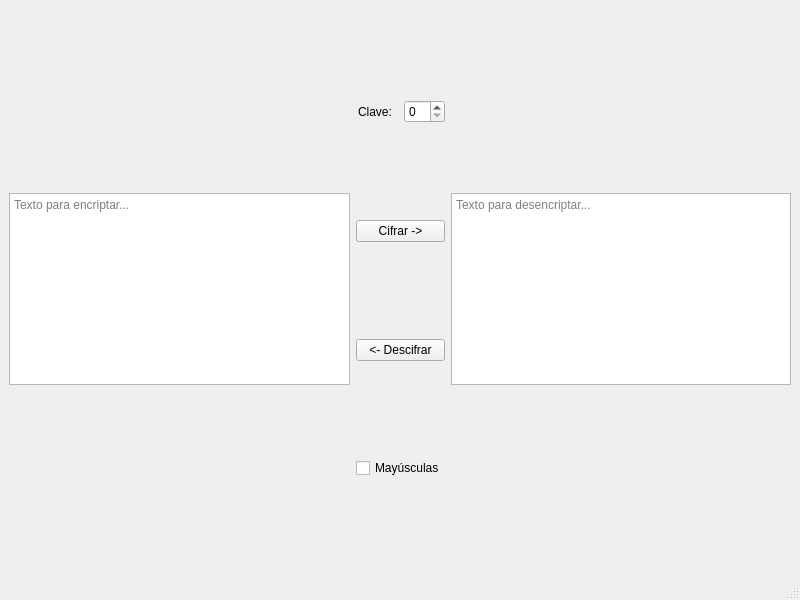
<?xml version="1.0" encoding="UTF-8"?>
<ui version="4.0">
 <class>MainWindow</class>
 <widget class="QMainWindow" name="MainWindow">
  <property name="geometry">
   <rect>
    <x>0</x>
    <y>0</y>
    <width>800</width>
    <height>600</height>
   </rect>
  </property>
  <property name="windowTitle">
   <string>MainWindow</string>
  </property>
  <widget class="QWidget" name="centralwidget">
   <layout class="QHBoxLayout" name="horizontalLayout_2">
    <item alignment="Qt::AlignVCenter">
     <widget class="QPlainTextEdit" name="te_desxifrat">
      <property name="placeholderText">
       <string>Texto para encriptar...</string>
      </property>
     </widget>
    </item>
    <item>
     <layout class="QVBoxLayout" name="verticalLayout">
      <item>
       <layout class="QHBoxLayout" name="horizontalLayout">
        <item alignment="Qt::AlignHCenter">
         <widget class="QLabel" name="label">
          <property name="text">
           <string>Clave: </string>
          </property>
         </widget>
        </item>
        <item>
         <widget class="QSpinBox" name="sb_clau"/>
        </item>
       </layout>
      </item>
      <item>
       <widget class="QPushButton" name="bt_xifrar">
        <property name="text">
         <string>Cifrar -&gt;</string>
        </property>
       </widget>
      </item>
      <item>
       <widget class="QPushButton" name="bt_desxifrar">
        <property name="text">
         <string>&lt;- Descifrar</string>
        </property>
       </widget>
      </item>
      <item>
       <widget class="QCheckBox" name="cb_majuscules">
        <property name="text">
         <string>Mayúsculas</string>
        </property>
       </widget>
      </item>
     </layout>
    </item>
    <item alignment="Qt::AlignVCenter">
     <widget class="QPlainTextEdit" name="te_xifrat">
      <property name="placeholderText">
       <string>Texto para desencriptar...</string>
      </property>
     </widget>
    </item>
   </layout>
  </widget>
  <widget class="QMenuBar" name="menubar">
   <property name="geometry">
    <rect>
     <x>0</x>
     <y>0</y>
     <width>800</width>
     <height>21</height>
    </rect>
   </property>
  </widget>
  <widget class="QStatusBar" name="statusbar"/>
 </widget>
 <resources/>
 <connections/>
</ui>
